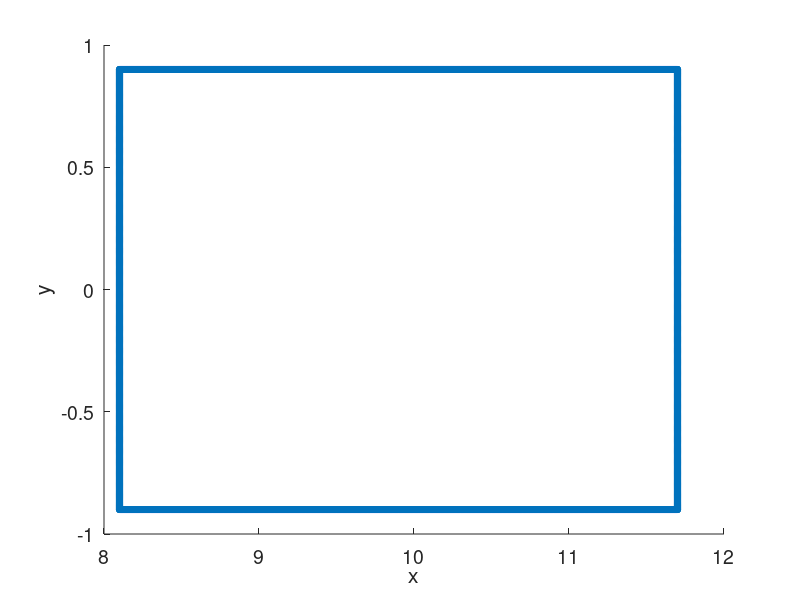

Here is the MATLAB script that generated this plot: (Note: this script raises an error after producing the figure.)
%%
load('Mpc_result.mat')
load('Los_result.mat')

figure();
hold on;

fs = 0.001;
temp_truth{1}(:,2) = -0.9:fs:0.9;
temp_truth{1}(:,1) = 8.1;

temp_truth{2}(:,1) = 8.1:fs:11.7;
temp_truth{2}(:,2) =0.9;
temp_truth{3}(:,2) = -0.9:fs:0.9;
temp_truth{3}(:,1) = 11.7;

temp_truth{4}(:,1) = 8.1:fs:11.7;
temp_truth{4}(:,2) = -0.9;

ground_truth = [];
for i = 1:4
    ground_truth = [ground_truth;temp_truth{i}];
end





xlabel('x');
ylabel('y');
set(gca,'FontSize',14);  
hd(7) = scatter(ground_truth(:,1),ground_truth(:,2),20,"g*");
hd(5) = scatter(Los_result(index,1) .m(:,1),Los_result(index,1) .m(:,2),50,"ro");
hd(6) = scatter(Mpc_result(index,1).m(:,1),Mpc_result(index,1).m(:,2),50,"b+");

grid on;
legend("Groundtruth","Localization of LOS","Localization of LOS and MPC")

